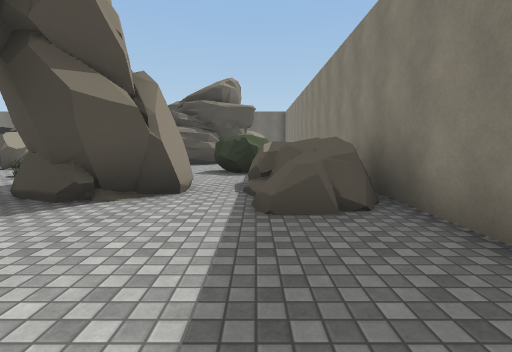
[1] (above)

24 first-person views from a walk through a scene from a Unity 3-D project. The camera is 1.4 m above the floor, tilts 6° down and sees 85° across. The floor is counted in squares, 2 m on a side. Each view is taken from the middle of a square. On the plan, view 1 faces up. The plan holds only what a view shows up to about 9 squares ahead; the rest is blank. The place goes on beyond the plan. Some surface patterns are stand-ins.

[2]
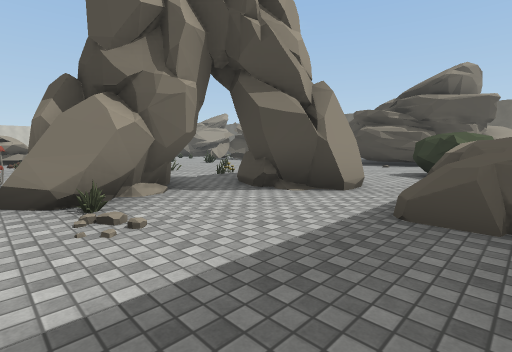

[3]
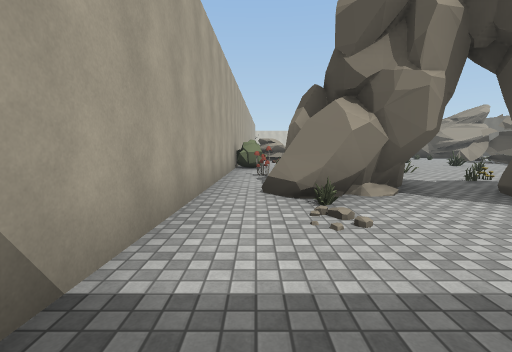

[4]
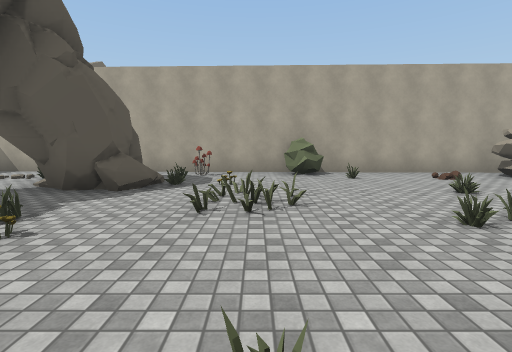

[5]
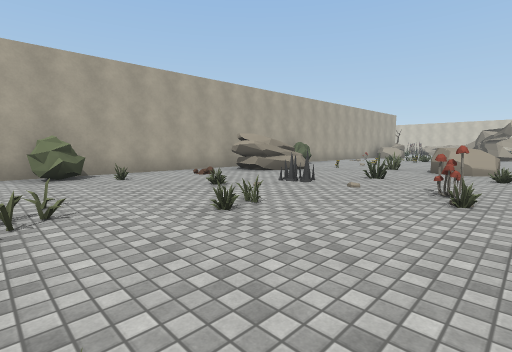

[6]
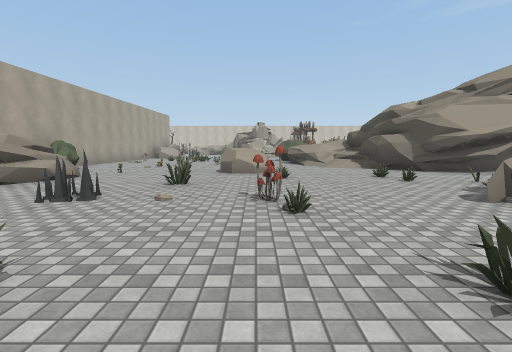

[7]
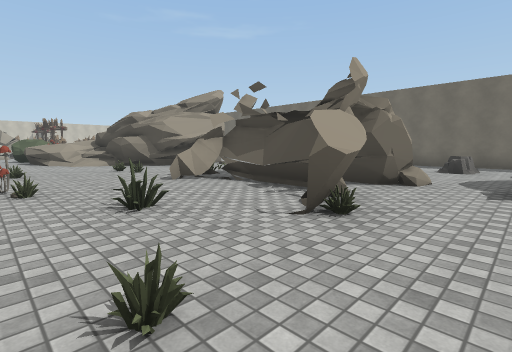

[8]
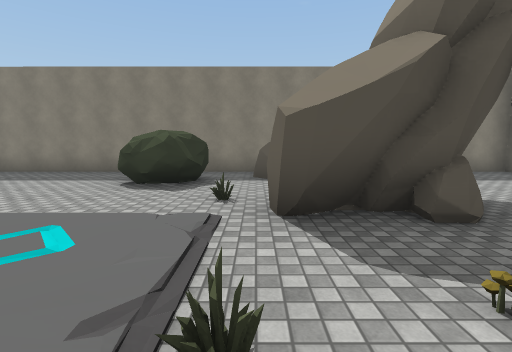

[9]
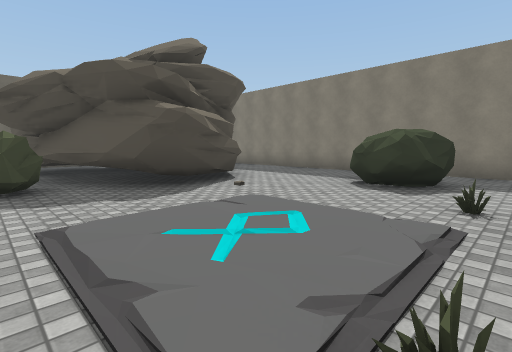

[10]
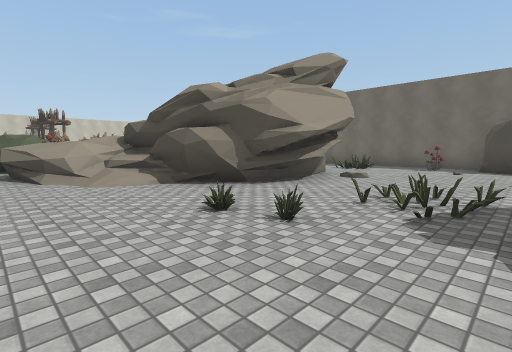

[11]
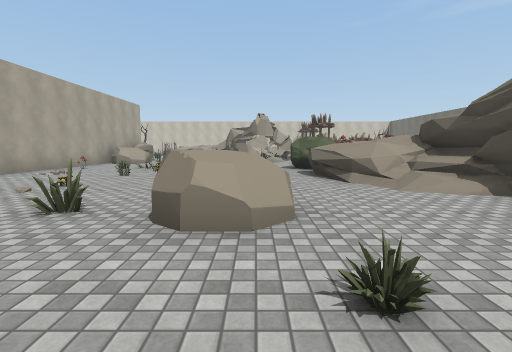

[12]
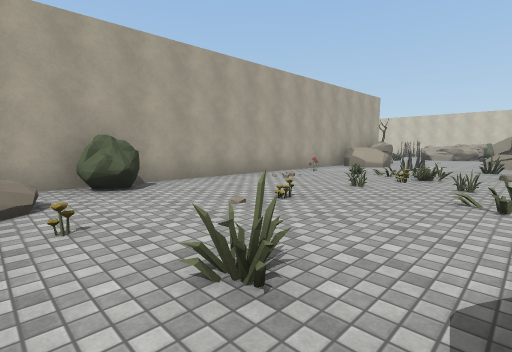

[13]
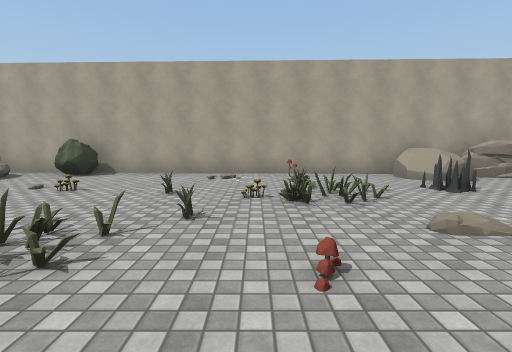

[14]
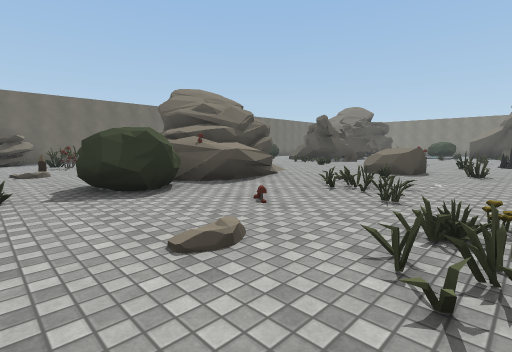

[15]
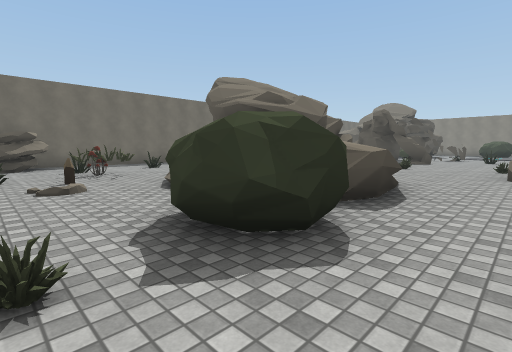

[16]
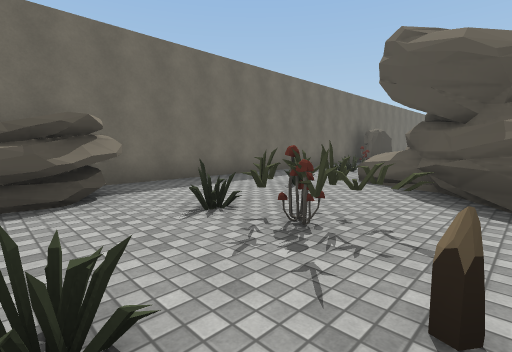

[17]
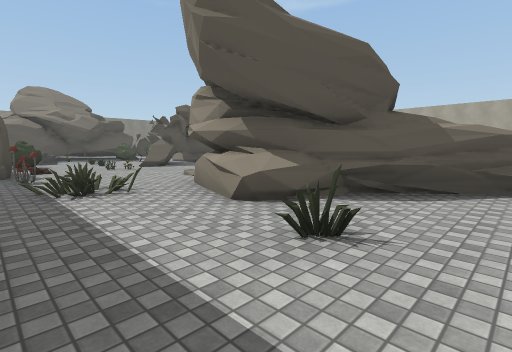

[18]
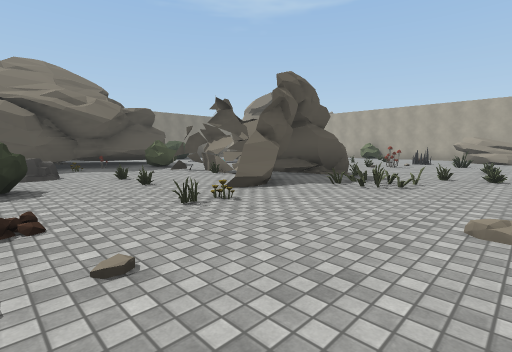

[19]
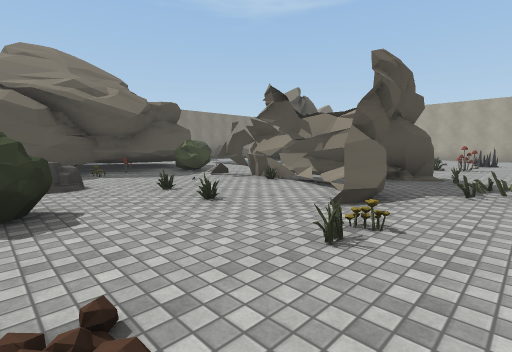

[20]
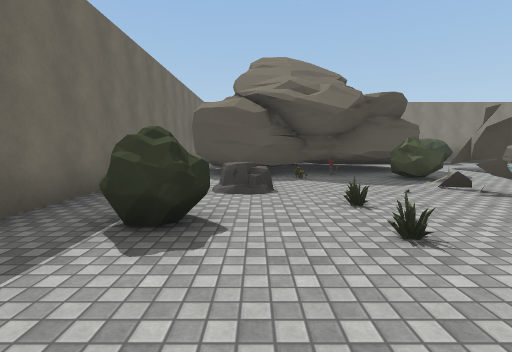

[21]
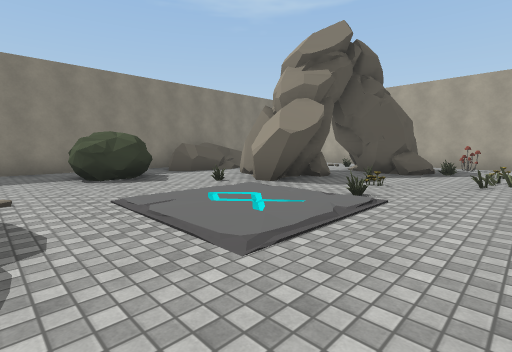

[22]
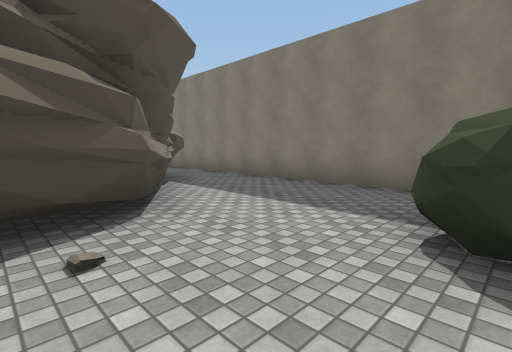

[23]
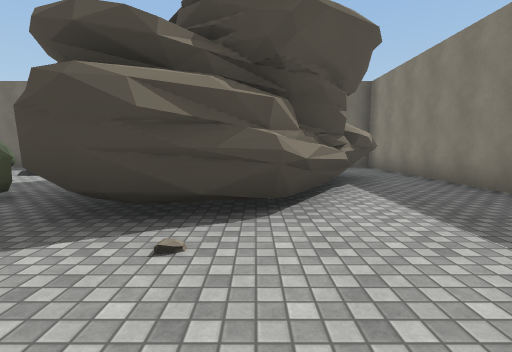

[24]
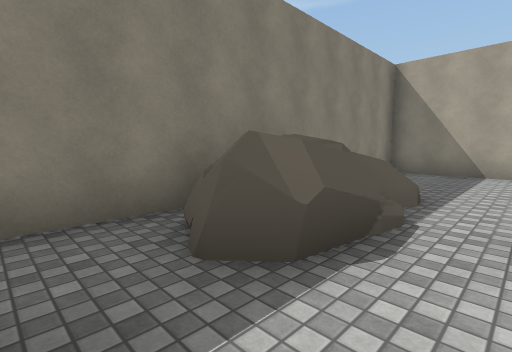

### Floor plan
Key: @ floor where view 1 was taken; # wall or solid block; x gap in a wall; . main floor; : floor 0.25 m higher than the main floor; + floor 1 m higher than the main floor; * floor 1.75 m higher than the main floor; / step, stairs or slope; = window, fence, low wall or low ledge; ^ raised ledge; P plant; B bush; M mushroom; U boulder; O other object.
Columns run from 24 left of view 1 to 2 right of it. Each row starts with its distance up from view 1.
 17 #O.........## ....       .#
 16 OO......O.M.:..B...#     .#
 15 ..P.P...........OO.#     .#
 14 ..M...^#....O.PP..O#   ##.#
 13 P.O.#####:..P......##  #..#
 12 .=..#####....#..#.B##  #..#
 11 .:.=#####..O.####.B.####..#
 10 ...=####....O####.........#
  9 ...=##=...P..#..#P........#
  8 PBBB##.................BB.#
  7 ..B.......P....P........B.#
  6 ...M....U....M...P.P..P..O#
  5 .....O.OU..P.P.P...O.##.OO#
  4 P..OP...O...O......P.##xOO#
  3 ..OPP.O.......P..O......OO#
  2 O.OO.....OO.......O###....#
  1 U.O./....+*O.:.O...###....#
  0 .......BB OO....B.M.....@.#
 -1  #### #### ## #############

Positions as (right, up) in squares from view 1, and headings:
1: (0, 0), facing up
2: (1, 0), facing up-left
3: (1, 0), facing left
4: (-7, 7), facing down
5: (-7, 7), facing down-left
6: (-8, 6), facing left
7: (-6, 6), facing up-left
8: (-6, 6), facing right
9: (-6, 6), facing up-right
10: (-12, 7), facing up-left
11: (-13, 6), facing left
12: (-15, 5), facing down-left
13: (-21, 7), facing down
14: (-24, 3), facing up-right
15: (-24, 6), facing up-right
16: (-24, 12), facing up-right
17: (-21, 17), facing down-right
18: (-15, 16), facing down-right
19: (-13, 16), facing down-right
20: (-12, 15), facing right
21: (-7, 10), facing down-right
22: (-3, 8), facing up-right
23: (-2, 8), facing up
24: (-1, 7), facing down-right
